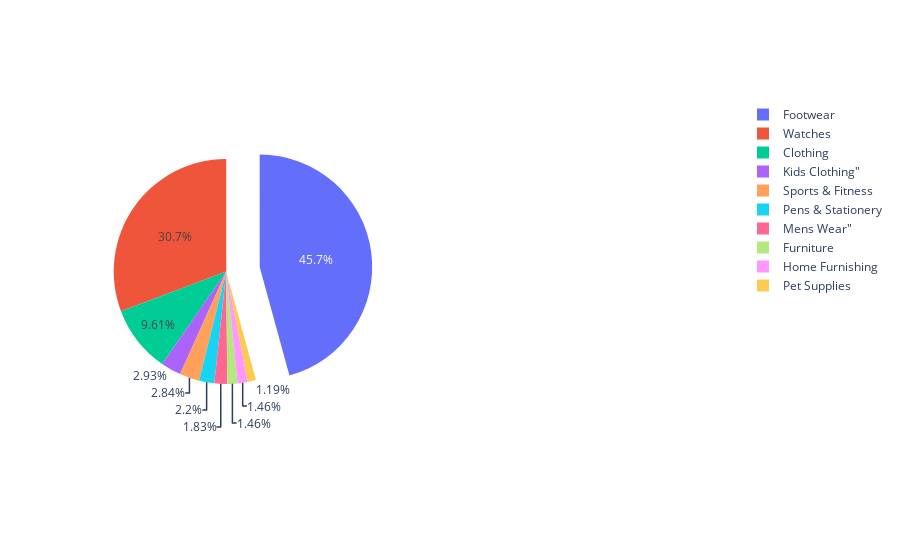

This figure's notebook cell:
### Code cell
fig_both = make_subplots(rows=1, cols=2, specs=[[{'type':'domain'}, {'type':'domain'}]])
fig_both.add_trace(go.Pie(labels=label1, values=value1, name="Top Products",pull=[0.3, 0, 0, 0]),
              1, 1)

### Figure 1 — Plotly figure (JSON) as saved in the notebook; plotly's stock layout.template omitted (floating-point values rounded to 4 significant figures)
{"data": [{"domain": {"x": [0, 0.45], "y": [0, 1]}, "labels": ["Footwear", "Watches", "Clothing", "Kids Clothing\"", "Sports & Fitness", "Pens & Stationery", "Mens Wear\"", "Furniture", "Home Furnishing", "Pet Supplies"], "name": "Top Products", "pull": [0.3, 0, 0, 0], "type": "pie", "values": [500, 336, 105, 32, 31, 24, 20, 16, 16, 13]}], "layout": {}}
